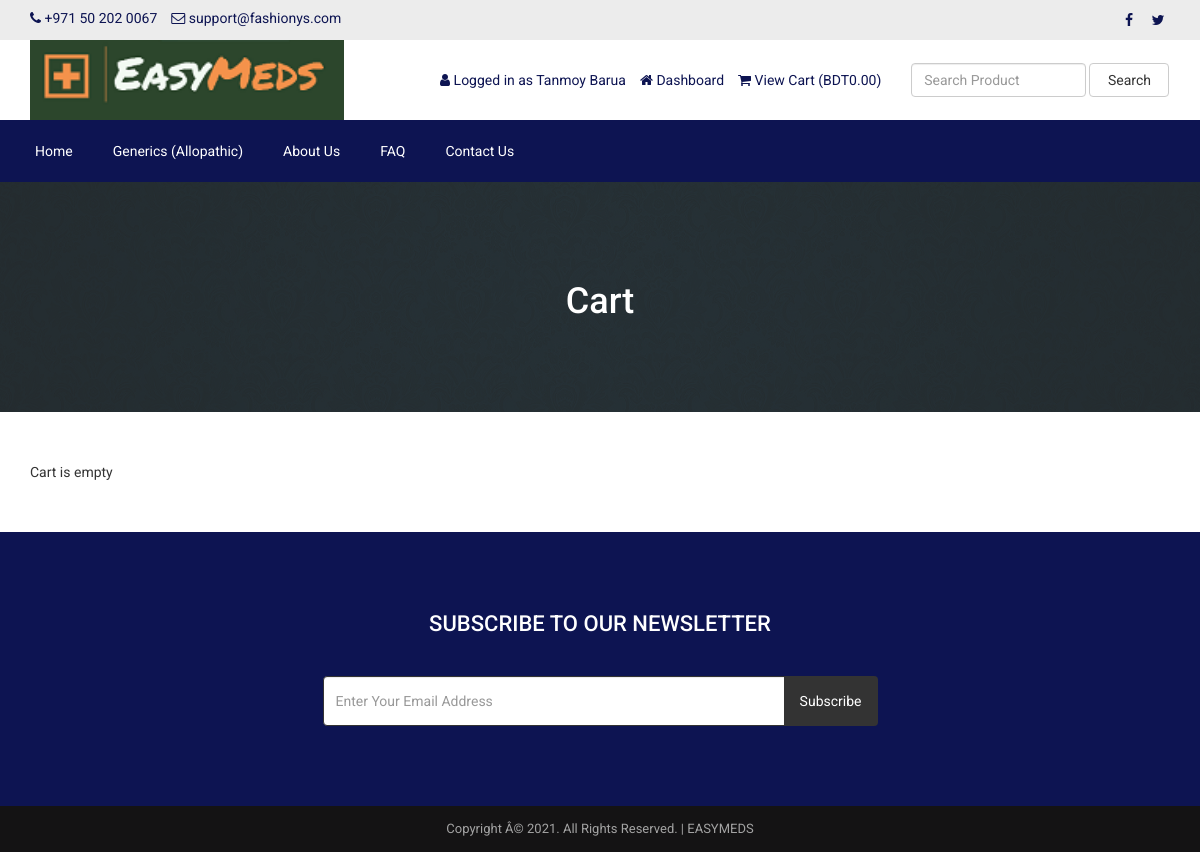
/cart.php (signed in), run on the app's committed database.
### tables this page shows
CREATE TABLE `tbl_settings` (
  `id` int(11) NOT NULL,
  `logo` varchar(255) NOT NULL,
  `favicon` varchar(255) NOT NULL,
  `footer_about` mediumtext NOT NULL,
  `footer_copyright` mediumtext NOT NULL,
  `contact_address` mediumtext NOT NULL,
  `contact_email` varchar(255) NOT NULL,
  `contact_phone` varchar(255) NOT NULL,
  `contact_fax` varchar(255) NOT NULL,
  `contact_map_iframe` mediumtext NOT NULL,
  `receive_email` varchar(255) NOT NULL,
  `receive_email_subject` varchar(255) NOT NULL,
  `receive_email_thank_you_message` mediumtext NOT NULL,
  `forget_password_message` mediumtext NOT NULL,
  `total_recent_post_footer` int(10) NOT NULL,
  `total_popular_post_footer` int(10) NOT NULL,
  `total_recent_post_sidebar` int(11) NOT NULL,
  `total_popular_post_sidebar` int(11) NOT NULL,
  `total_featured_product_home` int(11) NOT NULL,
  `total_latest_product_home` int(11) NOT NULL,
  `total_popular_product_home` int(11) NOT NULL,
  `meta_title_home` mediumtext NOT NULL,
  `meta_keyword_home` mediumtext NOT NULL,
  `meta_description_home` mediumtext NOT NULL,
  `banner_login` varchar(255) NOT NULL,
  `banner_registration` varchar(255) NOT NULL,
  `banner_forget_password` varchar(255) NOT NULL,
  `banner_reset_password` varchar(255) NOT NULL,
  `banner_search` varchar(255) NOT NULL,
  `banner_cart` varchar(255) NOT NULL,
  `banner_checkout` varchar(255) NOT NULL,
  `banner_product_category` varchar(255) NOT NULL,
  `banner_blog` varchar(255) NOT NULL,
  `cta_title` varchar(255) NOT NULL,
  `cta_content` mediumtext NOT NULL,
  `cta_read_more_text` varchar(255) NOT NULL,
  `cta_read_more_url` varchar(255) NOT NULL,
  `cta_photo` varchar(255) NOT NULL,
  `featured_product_title` varchar(255) NOT NULL,
  `featured_product_subtitle` varchar(255) NOT NULL,
  `latest_product_title` varchar(255) NOT NULL,
  `latest_product_subtitle` varchar(255) NOT NULL,
  `popular_product_title` varchar(255) NOT NULL,
  `popular_product_subtitle` varchar(255) NOT NULL,
  `testimonial_title` varchar(255) NOT NULL,
  `testimonial_subtitle` varchar(255) NOT NULL,
  `testimonial_photo` varchar(255) NOT NULL,
  `blog_title` varchar(255) NOT NULL,
  `blog_subtitle` varchar(255) NOT NULL,
  `newsletter_text` mediumtext NOT NULL,
  `paypal_email` varchar(255) NOT NULL,
  `stripe_public_key` varchar(255) NOT NULL,
  `stripe_secret_key` varchar(255) NOT NULL,
  `bank_detail` text NOT NULL,
  `before_head` mediumtext NOT NULL,
  `after_body` mediumtext NOT NULL,
  `before_body` mediumtext NOT NULL,
  `home_service_on_off` int(11) NOT NULL,
  `home_welcome_on_off` int(11) NOT NULL,
  `home_featured_product_on_off` int(11) NOT NULL,
  `home_latest_product_on_off` int(11) NOT NULL,
  `home_popular_product_on_off` int(11) NOT NULL,
  `home_testimonial_on_off` int(11) NOT NULL,
  `home_blog_on_off` int(11) NOT NULL,
  `newsletter_on_off` int(11) NOT NULL,
  `ads_above_welcome_on_off` int(1) NOT NULL,
  `ads_above_featured_product_on_off` int(1) NOT NULL,
  `ads_above_latest_product_on_off` int(1) NOT NULL,
  `ads_above_popular_product_on_off` int(1) NOT NULL,
  `ads_above_testimonial_on_off` int(1) NOT NULL,
  `ads_category_sidebar_on_off` int(1) NOT NULL
);

CREATE TABLE `tbl_social` (
  `social_id` int(11) NOT NULL,
  `social_name` varchar(30) NOT NULL,
  `social_url` varchar(255) NOT NULL,
  `social_icon` varchar(30) NOT NULL
);

CREATE TABLE `tbl_top_category` (
  `tcat_id` int(11) NOT NULL,
  `tcat_name` varchar(255) NOT NULL,
  `show_on_menu` int(1) NOT NULL
);

CREATE TABLE `tbl_page` (
  `id` int(11) NOT NULL,
  `about_title` varchar(255) NOT NULL,
  `about_content` mediumtext NOT NULL,
  `about_banner` varchar(255) NOT NULL,
  `about_meta_title` varchar(255) NOT NULL,
  `about_meta_keyword` mediumtext NOT NULL,
  `about_meta_description` mediumtext NOT NULL,
  `faq_title` varchar(255) NOT NULL,
  `faq_banner` varchar(255) NOT NULL,
  `faq_meta_title` varchar(255) NOT NULL,
  `faq_meta_keyword` mediumtext NOT NULL,
  `faq_meta_description` mediumtext NOT NULL,
  `blog_title` varchar(255) NOT NULL,
  `blog_banner` varchar(255) NOT NULL,
  `blog_meta_title` varchar(255) NOT NULL,
  `blog_meta_keyword` mediumtext NOT NULL,
  `blog_meta_description` mediumtext NOT NULL,
  `contact_title` varchar(255) NOT NULL,
  `contact_banner` varchar(255) NOT NULL,
  `contact_meta_title` varchar(255) NOT NULL,
  `contact_meta_keyword` mediumtext NOT NULL,
  `contact_meta_description` mediumtext NOT NULL,
  `pgallery_title` varchar(255) NOT NULL,
  `pgallery_banner` varchar(255) NOT NULL,
  `pgallery_meta_title` varchar(255) NOT NULL,
  `pgallery_meta_keyword` mediumtext NOT NULL,
  `pgallery_meta_description` mediumtext NOT NULL,
  `vgallery_title` varchar(255) NOT NULL,
  `vgallery_banner` varchar(255) NOT NULL,
  `vgallery_meta_title` varchar(255) NOT NULL,
  `vgallery_meta_keyword` mediumtext NOT NULL,
  `vgallery_meta_description` mediumtext NOT NULL
);

### cart.php (the view, shortened to what this page needs)
<?php require_once('header.php'); ?>
<?php
$statement = $pdo->prepare("SELECT * FROM tbl_settings WHERE id=1");
$statement->execute();
$result = $statement->fetchAll(PDO::FETCH_ASSOC);
foreach ($result as $row) {
    $banner_cart = $row['banner_cart'];
}
?>
<div class="page-banner" style="background-image: url(assets/uploads/<?php echo $banner_cart; ?>)">
    <div class="overlay"></div>
    <div class="page-banner-inner">
        <h1><?php echo LANG_VALUE_18; ?></h1>
    </div>
</div>
<div class="page">
	<div class="container">
		<div class="row">
			<div class="col-md-12">
                <?php if(!isset($_SESSION['cart_p_id'])): ?>
                    <?php echo 'Cart is empty'; ?>
                <?php endif; ?>
			</div>
		</div>
	</div>
</div>
<?php require_once('footer.php'); ?>

### header.php (shortened to what this page needs)
<?php
include("admin/inc/config.php");
$statement = $pdo->prepare("SELECT * FROM tbl_settings WHERE id=1");
$statement->execute();
$result = $statement->fetchAll(PDO::FETCH_ASSOC);
foreach ($result as $row)
{
	$logo = $row['logo'];
	$contact_email = $row['contact_email'];
	$contact_phone = $row['contact_phone'];
}
?>
<!DOCTYPE html>
<html lang="en">
<head>
	<link rel="stylesheet" href="assets/css/bootstrap.min.css">
	<link rel="stylesheet" href="assets/css/font-awesome.min.css">
	<link rel="stylesheet" href="assets/css/owl.carousel.min.css">
	<link rel="stylesheet" href="assets/css/owl.theme.default.min.css">
	<link rel="stylesheet" href="assets/css/jquery.bxslider.min.css">
    <link rel="stylesheet" href="assets/css/magnific-popup.css">
    <link rel="stylesheet" href="assets/css/rating.css">
	<link rel="stylesheet" href="assets/css/spacing.css">
	<link rel="stylesheet" href="assets/css/bootstrap-touch-slider.css">
	<link rel="stylesheet" href="assets/css/animate.min.css">
	<link rel="stylesheet" href="assets/css/tree-menu.css">
	<link rel="stylesheet" href="assets/css/select2.min.css">
	<link rel="stylesheet" href="assets/css/main.css">
	<link rel="stylesheet" href="assets/css/responsive.css">
	<?php
	$statement = $pdo->prepare("SELECT * FROM tbl_page WHERE id=1");
	$statement->execute();
	$result = $statement->fetchAll(PDO::FETCH_ASSOC);
		?>
</head>
<body>
<div class="top">
	<div class="container">
		<div class="row">
			<div class="col-md-6 col-sm-6 col-xs-12">
				<div class="left">
					<ul>
						<li><i class="fa fa-phone"></i> <?php echo $contact_phone; ?></li>
						<li><i class="fa fa-envelope-o"></i> <?php echo $contact_email; ?></li>
					</ul>
				</div>
			</div>
			<div class="col-md-6 col-sm-6 col-xs-12">
				<div class="right">
					<ul>
						<?php
						$statement = $pdo->prepare("SELECT * FROM tbl_social");
						$statement->execute();
						$result = $statement->fetchAll(PDO::FETCH_ASSOC);
						foreach ($result as $row) {
							?>
							<?php if($row['social_url'] != ''): ?>
							<li><a href="<?php echo $row['social_url']; ?>"><i class="<?php echo $row['social_icon']; ?>"></i></a></li>
							<?php endif; ?>
							<?php
						}
						?>
					</ul>
				</div>
			</div>
		</div>
	</div>
</div>
<div class="header">
	<div class="container">
		<div class="row inner">
			<div class="col-md-4 logo">
				<a href="index.php"><img src="assets/uploads/<?php echo $logo; ?>" alt="logo image"></a>
			</div>
			<div class="col-md-5 right">
				<ul>
					<?php
					if(isset($_SESSION['customer'])) {
						?>
						<li><i class="fa fa-user"></i> <?php echo LANG_VALUE_13; ?> <?php echo $_SESSION['customer']['cust_name']; ?></li>
						<li><a href="dashboard.php"><i class="fa fa-home"></i> <?php echo LANG_VALUE_89; ?></a></li>
						<?php
					} else {
						?>
						<li><a href="login.php"><i class="fa fa-sign-in"></i> <?php echo LANG_VALUE_9; ?></a></li>
						<li><a href="registration.php"><i class="fa fa-user-plus"></i> <?php echo LANG_VALUE_15; ?></a></li>
						<?php
					}
					?>
					<li><a href="cart.php"><i class="fa fa-shopping-cart"></i> <?php echo LANG_VALUE_19; ?> (<?php echo LANG_VALUE_1; ?><?php
					if(isset($_SESSION['cart_p_id'])) {
						$table_total_price = 0;
						$i=0;
	                    foreach($_SESSION['cart_p_qty'] as $key => $value)
	                    {
	                        $i++;
	                        $arr_cart_p_qty[$i] = $value;
	                    }                    $i=0;
	                    foreach($_SESSION['cart_p_current_price'] as $key => $value)
	                    {
	                        $i++;
	                        $arr_cart_p_current_price[$i] = $value;
	                    }
	                    for($i=1;$i<=count($arr_cart_p_qty);$i++) {
	                    	$row_total_price = $arr_cart_p_current_price[$i]*$arr_cart_p_qty[$i];
	                        $table_total_price = $table_total_price + $row_total_price;
	                    }
						echo $table_total_price;
					} else {
						echo '0.00';
					}
					?>)</a></li>
				</ul>
			</div>
			<div class="col-md-3 search-area">
				<form class="navbar-form navbar-left" role="search" action="search-result.php" method="get">
					<div class="form-group">
						<input type="text" class="form-control search-top" placeholder="<?php echo LANG_VALUE_2; ?>" name="search_text">
					</div>
					<button type="submit" class="btn btn-default"><?php echo LANG_VALUE_3; ?></button>
				</form>
			</div>
		</div>
	</div>
</div>
<div class="nav">
	<div class="container">
		<div class="row">
			<div class="col-md-12 pl_0 pr_0">
				<div class="menu-container">
					<div class="menu">
						<ul>
							<li><a href="index.php">Home</a></li>
							<?php
							$statement = $pdo->prepare("SELECT * FROM tbl_top_category WHERE show_on_menu=1");
							$statement->execute();
							$result = $statement->fetchAll(PDO::FETCH_ASSOC);
							foreach ($result as $row) {
								?>
								<li><a href="product-category.php?id=<?php echo $row['tcat_id']; ?>&type=top-category"><?php echo $row['tcat_name']; ?></a>
								</li>
								<?php
							}
							?>
							<?php
							$statement = $pdo->prepare("SELECT * FROM tbl_page WHERE id=1");
							$statement->execute();
							$result = $statement->fetchAll(PDO::FETCH_ASSOC);
							foreach ($result as $row) {
								$about_title = $row['about_title'];
								$faq_title = $row['faq_title'];
								$contact_title = $row['contact_title'];
							}
							?>
							<li><a href="about.php"><?php echo $about_title; ?></a></li>
							<li><a href="faq.php"><?php echo $faq_title; ?></a></li>
							<li><a href="contact.php"><?php echo $contact_title; ?></a></li>
						</ul>
					</div>
				</div>
			</div>
		</div>
	</div>
</div>

### footer.php (shortened to what this page needs)
<?php
$statement = $pdo->prepare("SELECT * FROM tbl_settings WHERE id=1");
$statement->execute();
$result = $statement->fetchAll(PDO::FETCH_ASSOC);
foreach ($result as $row)
{
	$footer_copyright = $row['footer_copyright'];
    $newsletter_on_off = $row['newsletter_on_off'];
}
?>
<?php if($newsletter_on_off == 1): ?>
<section class="home-newsletter">
	<div class="container">
		<div class="row">
			<div class="col-md-6 col-md-offset-3">
				<div class="single">
				<form action="" method="post">
					<h2><?php echo LANG_VALUE_93; ?></h2>
					<div class="input-group">
			        	<input type="email" class="form-control" placeholder="<?php echo LANG_VALUE_95; ?>" name="email_subscribe">
			         	<span class="input-group-btn">
			         	<button class="btn btn-theme" type="submit" name="form_subscribe"><?php echo LANG_VALUE_92; ?></button>
			         	</span>
			        </div>
				</div>
			</div>
		</div>
	</div>
</section>
<?php endif; ?>
<div class="footer-bottom">
	<div class="container">
		<div class="row">
			<div class="col-md-12 copyright">
				<?php echo $footer_copyright; ?>
			</div>
		</div>
	</div>
</div>
</body>
</html>

### assets/css/main.css (style rules this page uses)
* { margin: 0; padding: 0; }
body { font-family: 'Roboto', sans-serif; font-size: 14px; }
h1, h2, h3, h4, h5, h6 { font-family: 'Roboto', sans-serif; }
a { text-decoration: none; }
.top { width: 100%; height: 40px; background: #ececec; }
.top .left { float: left; }
.top .left ul { padding-top: 8px; }
.top .left ul li { list-style-type: none; float: left; margin-right: 14px; color: #0d1452; }
.top .left ul li i { color: #0d1452; }
.top .right { float: right; }
.top .right ul { padding-top: 8px; }
.top .right ul li { list-style-type: none; float: left; margin-left: 5px; }
.top .right ul li a { color: #0d1452; width: 24px; height: 24px; line-height: 24px; text-align: center; border-radius: 50%; display: block; transition: all 0.4s ease; }
.header { width: 100%; height: auto; background: #fff; }
.header .inner { height: auto; display: table; }
.header .logo { float: none; display: table-cell; vertical-align: middle; }
.header .logo img { max-width: 100%; height: 80px; }
.header .navbar-form .form-control { width: 300px; }
.header .search-area { float: none; display: table-cell; vertical-align: middle; }
.header .search-area .form-group { width: calc(100% - 84px); }
.header .search-area button { width: 80px; }
.header .search-area form { width: 100%; }
.header .right { float: none; display: table-cell; vertical-align: middle; padding-right: 0; }
.header .right ul { float: right; margin-bottom: 0; }
.header .right ul li { list-style-type: none; float: left; margin-left: 14px; color: #0d1452; }
.header .right ul li a { color: #0d1452; }
.header .navbar-form .search-top { width: 100%; }
.nav { background: #0d1452; }
.menu-container { width: 100%; margin: 0 auto; background: #0d1452; }
.menu-dropdown-icon:before { content: "\f067"; font-family: "FontAwesome"; display: none; cursor: pointer; float: right; padding: 1.5em 2em; background: #fff; color: #333; }
.menu > ul { margin: 0 auto; width: 100%; list-style: none; padding: 0; position: relative; box-sizing: border-box; }
.menu > ul:before, .menu > ul:after { content: ""; display: table; }
.menu > ul:after { clear: both; }
.menu > ul > li { float: left; padding: 0; margin: 0; }
.menu > ul > li a { text-decoration: none; padding: 1.5em 20px; display: block; color: #fff; }
.footer-bottom { width: 100%; height: auto; background: #141314; padding: 14px 0; }
.footer-bottom .copyright { font-size: 13px; color: #a3a3a3; text-align: center; }
.page-banner { width: 100%; height: auto; background-repeat: no-repeat; background-position: center center; -webkit-background-size: cover; background-size: cover; position: relative; padding-top: 80px; padding-bottom: 80px; overflow: hidden; }
.page-banner .overlay { position: absolute; left: 0; top: 0; width: 100%; height: 100%; opacity: 0.7; background: #333; }
.page-banner h1 { color: #fff; text-align: center; z-index: 999; position: relative; }
.page { width: 100%; height: auto; padding-top: 50px; padding-bottom: 50px; }
.home-newsletter { padding: 80px 0; background: #0d1452; }
.home-newsletter .single { max-width: 650px; margin: 0 auto; text-align: center; position: relative; z-index: 2; }
.home-newsletter .single h2 { font-size: 22px; color: white; text-transform: uppercase; margin-bottom: 40px; margin-top: 0; }
.home-newsletter .single .form-control { height: 50px; border-color: #333; outline: none; }
.home-newsletter .single .btn { min-height: 50px; background: #333; color: #fff; padding-left: 15px; padding-right: 15px; }

### assets/css/responsive.css (style rules this page uses)
@media only screen and (min-width: 992px) { .header .inner { width: 100%; } }
@media only screen and (min-width: 992px) { .header .search-area { padding-right: 0; } }
@media only screen and (min-width: 992px) { .header .search-area form { padding-right: 0; } }
@media only screen and (min-width: 992px) { .header .container { padding-right: 0; } }

### data on the page
tbl_settings: contact_phone "+971 50 202 0067", contact_email "support@fashionys.com", logo (picture), banner_cart (picture), footer_copyright "Copyright Â© 2021. All Rights Reserved. | EASYMEDS"
tbl_top_category: tcat_name "Generics (Allopathic)"
tbl_page: about_title "About Us", faq_title "FAQ", contact_title "Contact Us"

### other printed values
LANG_VALUE_13 "Logged in as"
$_SESSION['customer']['cust_name'] "Tanmoy Barua"
LANG_VALUE_89 "Dashboard"
LANG_VALUE_19 "View Cart"
LANG_VALUE_1 "BDT"
LANG_VALUE_3 "Search"
LANG_VALUE_18 "Cart"
LANG_VALUE_93 "SUBSCRIBE TO OUR NEWSLETTER"
LANG_VALUE_92 "Subscribe"
